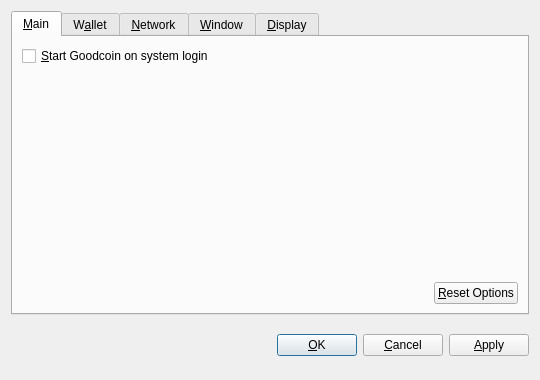
<?xml version="1.0" encoding="UTF-8"?>
<ui version="4.0">
 <class>OptionsDialog</class>
 <widget class="QDialog" name="OptionsDialog">
  <property name="geometry">
   <rect>
    <x>0</x>
    <y>0</y>
    <width>540</width>
    <height>380</height>
   </rect>
  </property>
  <property name="windowTitle">
   <string>Options</string>
  </property>
  <property name="modal">
   <bool>true</bool>
  </property>
  <layout class="QVBoxLayout" name="verticalLayout">
   <item>
    <widget class="QTabWidget" name="tabWidget">
     <property name="tabPosition">
      <enum>QTabWidget::North</enum>
     </property>
     <property name="currentIndex">
      <number>0</number>
     </property>
     <widget class="QWidget" name="tabMain">
      <attribute name="title">
       <string>&amp;Main</string>
      </attribute>
      <layout class="QVBoxLayout" name="verticalLayout_Main">
       <item>
        <widget class="QCheckBox" name="bitcoinAtStartup">
         <property name="toolTip">
          <string>Automatically start Goodcoin after logging in to the system.</string>
         </property>
         <property name="text">
          <string>&amp;Start Goodcoin on system login</string>
         </property>
        </widget>
       </item>
       <item>
        <spacer name="verticalSpacer_Main">
         <property name="orientation">
          <enum>Qt::Vertical</enum>
         </property>
         <property name="sizeHint" stdset="0">
          <size>
           <width>20</width>
           <height>40</height>
          </size>
         </property>
        </spacer>
       </item>
       <item>
        <layout class="QHBoxLayout" name="horizontalLayout_2_Main">
         <item>
          <spacer name="horizontalSpacer_2_Main">
           <property name="orientation">
            <enum>Qt::Horizontal</enum>
           </property>
           <property name="sizeHint" stdset="0">
            <size>
             <width>40</width>
             <height>20</height>
            </size>
           </property>
          </spacer>
         </item>
         <item>
          <widget class="QPushButton" name="resetButton">
           <property name="toolTip">
            <string>Reset all client options to default.</string>
           </property>
           <property name="text">
            <string>&amp;Reset Options</string>
           </property>
           <property name="autoDefault">
            <bool>false</bool>
           </property>
          </widget>
         </item>
        </layout>
       </item>
      </layout>
     </widget>
     <widget class="QWidget" name="tabWallet">
      <attribute name="title">
       <string>W&amp;allet</string>
      </attribute>
      <layout class="QVBoxLayout" name="verticalLayout_Network">
       <item>
        <widget class="QLabel" name="transactionFeeInfoLabel">
         <property name="text">
          <string>Optional transaction fee per kB that helps make sure your transactions are processed quickly. Most transactions are 1 kB.</string>
         </property>
         <property name="textFormat">
          <enum>Qt::PlainText</enum>
         </property>
         <property name="wordWrap">
          <bool>true</bool>
         </property>
        </widget>
       </item>
       <item>
        <layout class="QHBoxLayout" name="horizontalLayout_1_Main">
         <item>
          <widget class="QLabel" name="transactionFeeLabel">
           <property name="text">
            <string>Pay transaction &amp;fee</string>
           </property>
           <property name="textFormat">
            <enum>Qt::PlainText</enum>
           </property>
           <property name="buddy">
            <cstring>transactionFee</cstring>
           </property>
          </widget>
         </item>
         <item>
          <widget class="BitcoinAmountField" name="transactionFee"/>
         </item>
         <item>
          <spacer name="horizontalSpacer_1_Main">
           <property name="orientation">
            <enum>Qt::Horizontal</enum>
           </property>
           <property name="sizeHint" stdset="0">
            <size>
             <width>40</width>
             <height>20</height>
            </size>
           </property>
          </spacer>
         </item>
        </layout>
       </item>
       <item>
        <widget class="QLabel" name="label">
         <property name="text">
          <string>If you disable the spending of unconfirmed change, the change from a transaction cannot be used until that transaction has at least one confirmation. This also affects how your balance is computed.</string>
         </property>
         <property name="wordWrap">
          <bool>true</bool>
         </property>
        </widget>
       </item>
       <item>
        <widget class="QCheckBox" name="spendZeroConfChange">
         <property name="text">
          <string>Spend unconfirmed change  (experts only)</string>
         </property>
        </widget>
       </item>
       <item>
        <spacer name="verticalSpacer">
         <property name="orientation">
          <enum>Qt::Vertical</enum>
         </property>
         <property name="sizeHint" stdset="0">
          <size>
           <width>20</width>
           <height>40</height>
          </size>
         </property>
        </spacer>
       </item>
      </layout>
     </widget>
     <widget class="QWidget" name="tabNetwork">
      <attribute name="title">
       <string>&amp;Network</string>
      </attribute>
      <layout class="QVBoxLayout" name="verticalLayout_Network">
       <item>
        <widget class="QCheckBox" name="mapPortUpnp">
         <property name="toolTip">
          <string>Automatically open the Goodcoin client port on the router. This only works when your router supports UPnP and it is enabled.</string>
         </property>
         <property name="text">
          <string>Map port using &amp;UPnP</string>
         </property>
        </widget>
       </item>
       <item>
        <widget class="QCheckBox" name="connectSocks">
         <property name="toolTip">
          <string>Connect to the Goodcoin network through a SOCKS proxy (e.g. when connecting through Tor).</string>
         </property>
         <property name="text">
          <string>&amp;Connect through SOCKS proxy:</string>
         </property>
        </widget>
       </item>
       <item>
        <layout class="QHBoxLayout" name="horizontalLayout_Network">
         <item>
          <widget class="QLabel" name="proxyIpLabel">
           <property name="text">
            <string>Proxy &amp;IP:</string>
           </property>
           <property name="textFormat">
            <enum>Qt::PlainText</enum>
           </property>
           <property name="buddy">
            <cstring>proxyIp</cstring>
           </property>
          </widget>
         </item>
         <item>
          <widget class="QValidatedLineEdit" name="proxyIp">
           <property name="maximumSize">
            <size>
             <width>140</width>
             <height>16777215</height>
            </size>
           </property>
           <property name="toolTip">
            <string>IP address of the proxy (e.g. 127.0.0.1)</string>
           </property>
          </widget>
         </item>
         <item>
          <widget class="QLabel" name="proxyPortLabel">
           <property name="text">
            <string>&amp;Port:</string>
           </property>
           <property name="textFormat">
            <enum>Qt::PlainText</enum>
           </property>
           <property name="buddy">
            <cstring>proxyPort</cstring>
           </property>
          </widget>
         </item>
         <item>
          <widget class="QLineEdit" name="proxyPort">
           <property name="maximumSize">
            <size>
             <width>55</width>
             <height>16777215</height>
            </size>
           </property>
           <property name="toolTip">
            <string>Port of the proxy (e.g. 9050)</string>
           </property>
          </widget>
         </item>
         <item>
          <widget class="QLabel" name="socksVersionLabel">
           <property name="text">
            <string>SOCKS &amp;Version:</string>
           </property>
           <property name="textFormat">
            <enum>Qt::PlainText</enum>
           </property>
           <property name="buddy">
            <cstring>socksVersion</cstring>
           </property>
          </widget>
         </item>
         <item>
          <widget class="QValueComboBox" name="socksVersion">
           <property name="toolTip">
            <string>SOCKS version of the proxy (e.g. 5)</string>
           </property>
          </widget>
         </item>
         <item>
          <spacer name="horizontalSpacer_Network">
           <property name="orientation">
            <enum>Qt::Horizontal</enum>
           </property>
           <property name="sizeHint" stdset="0">
            <size>
             <width>40</width>
             <height>20</height>
            </size>
           </property>
          </spacer>
         </item>
        </layout>
       </item>
       <item>
        <spacer name="verticalSpacer_Network">
         <property name="orientation">
          <enum>Qt::Vertical</enum>
         </property>
         <property name="sizeHint" stdset="0">
          <size>
           <width>20</width>
           <height>40</height>
          </size>
         </property>
        </spacer>
       </item>
      </layout>
     </widget>
     <widget class="QWidget" name="tabWindow">
      <attribute name="title">
       <string>&amp;Window</string>
      </attribute>
      <layout class="QVBoxLayout" name="verticalLayout_Window">
       <item>
        <widget class="QCheckBox" name="minimizeToTray">
         <property name="toolTip">
          <string>Show only a tray icon after minimizing the window.</string>
         </property>
         <property name="text">
          <string>&amp;Minimize to the tray instead of the taskbar</string>
         </property>
        </widget>
       </item>
       <item>
        <widget class="QCheckBox" name="minimizeOnClose">
         <property name="toolTip">
          <string>Minimize instead of exit the application when the window is closed. When this option is enabled, the application will be closed only after selecting Quit in the menu.</string>
         </property>
         <property name="text">
          <string>M&amp;inimize on close</string>
         </property>
        </widget>
       </item>
       <item>
        <spacer name="verticalSpacer_Window">
         <property name="orientation">
          <enum>Qt::Vertical</enum>
         </property>
         <property name="sizeHint" stdset="0">
          <size>
           <width>20</width>
           <height>40</height>
          </size>
         </property>
        </spacer>
       </item>
      </layout>
     </widget>
     <widget class="QWidget" name="tabDisplay">
      <attribute name="title">
       <string>&amp;Display</string>
      </attribute>
      <layout class="QVBoxLayout" name="verticalLayout_Display">
       <item>
        <layout class="QHBoxLayout" name="horizontalLayout_1_Display">
         <item>
          <widget class="QLabel" name="langLabel">
           <property name="text">
            <string>User Interface &amp;language:</string>
           </property>
           <property name="textFormat">
            <enum>Qt::PlainText</enum>
           </property>
           <property name="buddy">
            <cstring>lang</cstring>
           </property>
          </widget>
         </item>
         <item>
          <widget class="QValueComboBox" name="lang">
           <property name="toolTip">
            <string>The user interface language can be set here. This setting will take effect after restarting Goodcoin.</string>
           </property>
          </widget>
         </item>
        </layout>
       </item>
       <item>
        <layout class="QHBoxLayout" name="horizontalLayout_2_Display">
         <item>
          <widget class="QLabel" name="unitLabel">
           <property name="text">
            <string>&amp;Unit to show amounts in:</string>
           </property>
           <property name="textFormat">
            <enum>Qt::PlainText</enum>
           </property>
           <property name="buddy">
            <cstring>unit</cstring>
           </property>
          </widget>
         </item>
         <item>
          <widget class="QValueComboBox" name="unit">
           <property name="toolTip">
            <string>Choose the default subdivision unit to show in the interface and when sending coins.</string>
           </property>
          </widget>
         </item>
        </layout>
       </item>
       <item>
        <widget class="QCheckBox" name="displayAddresses">
         <property name="toolTip">
          <string>Whether to show Goodcoin addresses in the transaction list or not.</string>
         </property>
         <property name="text">
          <string>&amp;Display addresses in transaction list</string>
         </property>
        </widget>
       </item>
       <item>
        <widget class="QCheckBox" name="coinControlFeatures">
         <property name="toolTip">
          <string>Whether to show coin control features or not.</string>
         </property>
         <property name="text">
          <string>Display coin &amp;control features (experts only!)</string>
         </property>
        </widget>
       </item>
       <item>
        <spacer name="verticalSpacer_Display">
         <property name="orientation">
          <enum>Qt::Vertical</enum>
         </property>
         <property name="sizeHint" stdset="0">
          <size>
           <width>20</width>
           <height>40</height>
          </size>
         </property>
        </spacer>
       </item>
      </layout>
     </widget>
    </widget>
   </item>
   <item>
    <layout class="QHBoxLayout" name="horizontalLayout_Buttons">
     <item>
      <spacer name="horizontalSpacer_1">
       <property name="orientation">
        <enum>Qt::Horizontal</enum>
       </property>
       <property name="sizeHint" stdset="0">
        <size>
         <width>40</width>
         <height>48</height>
        </size>
       </property>
      </spacer>
     </item>
     <item>
      <widget class="QLabel" name="statusLabel">
       <property name="font">
        <font>
         <weight>75</weight>
         <bold>true</bold>
        </font>
       </property>
       <property name="text">
        <string/>
       </property>
       <property name="textFormat">
        <enum>Qt::PlainText</enum>
       </property>
       <property name="wordWrap">
        <bool>true</bool>
       </property>
      </widget>
     </item>
     <item>
      <spacer name="horizontalSpacer_2">
       <property name="orientation">
        <enum>Qt::Horizontal</enum>
       </property>
       <property name="sizeHint" stdset="0">
        <size>
         <width>40</width>
         <height>48</height>
        </size>
       </property>
      </spacer>
     </item>
     <item>
      <widget class="QPushButton" name="okButton">
       <property name="text">
        <string>&amp;OK</string>
       </property>
      </widget>
     </item>
     <item>
      <widget class="QPushButton" name="cancelButton">
       <property name="text">
        <string>&amp;Cancel</string>
       </property>
       <property name="autoDefault">
        <bool>false</bool>
       </property>
      </widget>
     </item>
     <item>
      <widget class="QPushButton" name="applyButton">
       <property name="text">
        <string>&amp;Apply</string>
       </property>
       <property name="autoDefault">
        <bool>false</bool>
       </property>
      </widget>
     </item>
    </layout>
   </item>
  </layout>
 </widget>
 <customwidgets>
  <customwidget>
   <class>BitcoinAmountField</class>
   <extends>QSpinBox</extends>
   <header>bitcoinamountfield.h</header>
  </customwidget>
  <customwidget>
   <class>QValueComboBox</class>
   <extends>QComboBox</extends>
   <header>qvaluecombobox.h</header>
  </customwidget>
  <customwidget>
   <class>QValidatedLineEdit</class>
   <extends>QLineEdit</extends>
   <header>qvalidatedlineedit.h</header>
  </customwidget>
 </customwidgets>
 <resources/>
 <connections/>
</ui>
